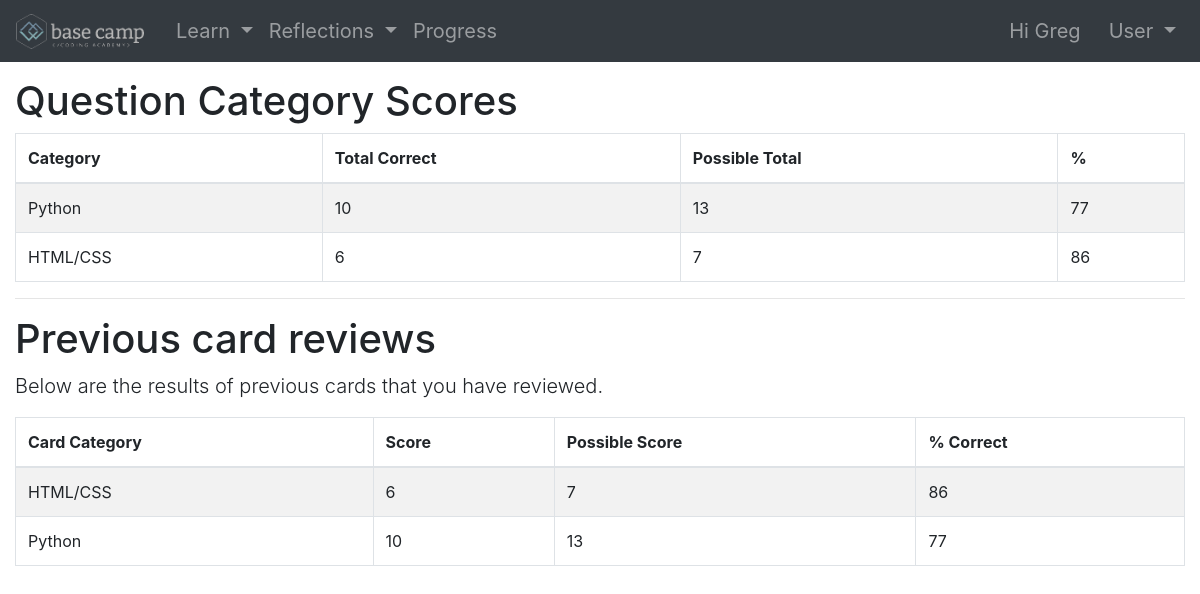
The app's page /progress/ (signed in) with its own data.
### cards/models.py (models this page shows, shortened)
class Category(models.Model):
    category = models.CharField(
        verbose_name=_("Category"), max_length=250, blank=True, unique=True, null=True
    )
    objects = CategoryManager()
    class Meta:
        verbose_name = _("Category")
        verbose_name_plural = _("Categories")

class Sitting(models.Model):
    user = models.ForeignKey(
        settings.AUTH_USER_MODEL, verbose_name=_("User"), on_delete=models.CASCADE
    )
    quiz = models.ForeignKey(Quiz, verbose_name=_("Quiz"), on_delete=models.CASCADE)
    question_order = models.CharField(
        validators=[validate_comma_separated_integer_list],
        max_length=1024,
        verbose_name=_("Question Order"),
    )
    question_list = models.CharField(
        validators=[validate_comma_separated_integer_list],
        max_length=1024,
        verbose_name=_("Question List"),
    )
    incorrect_questions = models.CharField(
        validators=[validate_comma_separated_integer_list],
        max_length=1024,
        blank=True,
        verbose_name=_("Incorrect questions"),
    )
    current_score = models.IntegerField(verbose_name=_("Current Score"))
    complete = models.BooleanField(
        default=False, blank=False, verbose_name=_("Complete")
    )
    user_answers = models.TextField(
        blank=True, default="{}", verbose_name=_("User Answers")
    )
    start = models.DateTimeField(auto_now_add=True, verbose_name=_("Start"))
    end = models.DateTimeField(null=True, blank=True, verbose_name=_("End"))
    objects = SittingManager()
    class Meta:
        permissions = (("view_sittings", _("Can see completed exams.")),)
    def _question_ids(self):
        return [int(n) for n in self.question_order.split(",") if n]
    @property
    def get_percent_correct(self):
        dividend = float(self.current_score)
        divisor = len(self._question_ids())
        if divisor < 1:
            return 0  # prevent divide by zero error
        if dividend > divisor:
            return 100
        correct = int(round((dividend / divisor) * 100))
        if correct >= 1:
            return correct
        else:
            return 0
    @property
    def get_max_score(self):
        return len(self._question_ids())

class Quiz(models.Model):
    title = models.CharField(verbose_name=_("Title"), max_length=60, blank=False)
    description = models.TextField(
        verbose_name=_("Description"),
        blank=True,
        help_text=_("a description of the quiz"),
    )
    url = models.SlugField(
        max_length=60,
        blank=False,
        help_text=_("a user friendly url"),
        verbose_name=_("user friendly url"),
    )
    category = models.ForeignKey(
        Category,
        null=True,
        blank=True,
        verbose_name=_("Category"),
        on_delete=models.CASCADE,
    )
    random_order = models.BooleanField(
        blank=False,
        default=False,
        verbose_name=_("Random Order"),
        help_text=_(
            "Display the questions in " "a random order or as they " "are set?"
        ),
    )
    max_questions = models.PositiveIntegerField(
        blank=True,
        null=True,
        verbose_name=_("Max Questions"),
        help_text=_("Number of questions to be answered on each attempt."),
    )
    answers_at_end = models.BooleanField(
        blank=False,
        default=False,
        help_text=_(
            "Correct answer is NOT shown after question."
            " Answers displayed at the end."
        ),
        verbose_name=_("Answers at end"),
    )
    exam_paper = models.BooleanField(
        blank=False,
        default=False,
        help_text=_(
            "If yes, the result of each"
            " attempt by a user will be"
            " stored. Necessary for marking."
        ),
        verbose_name=_("Show Previous Attempts"),
    )
    single_attempt = models.BooleanField(
        blank=False,
        default=False,
        help_text=_(
            "If yes, only one attempt by"
            " a user will be permitted."
            " Non users cannot sit this exam."
        ),
        verbose_name=_("Single Attempt"),
    )
    pass_mark = models.SmallIntegerField(
        blank=True,
        default=0,
        verbose_name=_("Pass Mark"),
        help_text=_("Percentage required to pass exam."),
        validators=[MaxValueValidator(100)],
    )
    success_text = models.TextField(
        blank=True,
        help_text=_("Displayed if user passes."),
        verbose_name=_("Success Text"),
    )
    fail_text = models.TextField(
        verbose_name=_("Fail Text"), blank=True, help_text=_("Displayed if user fails.")
    )
    draft = models.BooleanField(
        blank=True,
        default=False,
        verbose_name=_("Draft"),
        help_text=_(
            "If yes, the quiz is not displayed"
            " in the quiz list and can only be"
            " taken by users who can edit"
            " quizzes."
        ),
    )
    class Meta:
        verbose_name = _("Quiz")
        verbose_name_plural = _("Quizzes")

### cards/views.py (the view)
class QuizUserProgressView(TemplateView):
    template_name = "progress.html"
    @method_decorator(login_required)
    def dispatch(self, request, *args, **kwargs):
        return super(QuizUserProgressView, self).dispatch(request, *args, **kwargs)
    def get_context_data(self, **kwargs):
        context = super(QuizUserProgressView, self).get_context_data(**kwargs)
        progress, c = Progress.objects.get_or_create(user=self.request.user)
        context["cat_scores"] = progress.list_all_cat_scores
        context["exams"] = progress.show_exams()
        return context

### cards/models.py (called while the page is built)
    @property
    def list_all_cat_scores(self):
        score_before = self.score
        output = {}
        for cat in Category.objects.all():
            to_find = re.escape(cat.category) + r",(\d+),(\d+),"
            match = re.search(to_find, self.score, re.IGNORECASE)
            if match:
                score = int(match.group(1))
                possible = int(match.group(2))
                try:
                    percent = int(round((float(score) / float(possible)) * 100))
                except:
                    percent = 0
                output[cat.category] = [score, possible, percent]
            else:  # if category has not been added yet, add it.
                self.score += cat.category + ",0,0,"
                output[cat.category] = [0, 0]
        if len(self.score) > len(score_before):
            self.save()
        return output

    def show_exams(self):
        return Sitting.objects.filter(user=self.user, complete=True)

### templates/progress.html (shortened to what this page needs)
<!DOCTYPE html>
{% extends "base.html" %}
{% load i18n %}
{% load card_tags %}
{% block content %}
<div style="padding: 15px;">
	{% if cat_scores %}
	<h1>{% trans "Question Category Scores" %}</h1>
	<table class="table table-bordered table-striped">
		<thead>
		<tr>
			<th>{% trans "Category" %}</th>
			<th>{% trans "Total Correct" %}</th>
			<th>{% trans "Possible Total" %}</th>
			<th>%</th>
		</tr>
		</thead>
		<tbody>
		{% for cat, value in cat_scores.items %}
		<tr>
			<td>{{ cat }}</td>
			<td>{{ value.0 }}</td>
			<td>{{ value.1 }}</td>
			<td>{{ value.2 }}</td>
		</tr>
		{% endfor %}
		</tbody>
	</table>
	{% endif %}
	{% if exams %}
	<hr>
	<h1>{% trans "Previous card reviews" %}</h1>
	<p class="lead">
		{% trans "Below are the results of previous cards that you have reviewed." %}
	</p>
	<table class="table table-bordered table-striped">
		<thead>
		<tr>
			<th>{% trans "Card Category" %}</th>
			<th>{% trans "Score" %}</th>
			<th>{% trans "Possible Score" %}</th>
			<th>% Correct</th>
		</tr>
		</thead>
		<tbody>
		{% for exam in exams %}
		<tr>
			<td>{{ exam.quiz.title }}</td>
			<td>{{ exam.current_score }}</td>
			<td>{{ exam.get_max_score }}</td>
			<td>{{ exam.get_percent_correct }}</td>
		</tr>
		{% endfor %}
		</tbody>
	</table>
	{% endif %}
</div>
{% endblock %}

### templates/partials/navbar.html (shortened to what this page needs)
<!DOCTYPE html>
{% load static %}
<nav class="navbar navbar-expand-lg navbar-dark bg-dark">
    <a class="navbar-brand" href="{% url 'home' %}"><img src="/static/Header2.png" alt="Cards 2.0"  height="35rem"></a>
    <div class="collapse navbar-collapse" id="navbarSupportedContent">
        <ul class="navbar-nav ml-2">
            {% if user.is_authenticated %}
            <li class="nav-item dropdown">
                <a class="nav-link dropdown-toggle" href="#" id="navbarDropdown" role="button" data-toggle="dropdown" aria-haspopup="true" aria-expanded="false" style="font-size:20px;">
                  Learn
                </a>
            </li>
            <li class="nav-item dropdown">
                <a class="nav-link dropdown-toggle" href="#" id="navbarDropdown" role="button" data-toggle="dropdown" aria-haspopup="true" aria-expanded="false" style=" font-size:20px;">
                  Reflections
                </a>
            </li>
            <li class="nav-item" style="color:gray">
                <a href="{% url 'quiz_progress' %}" class="nav-link" style=" font-size:20px;">Progress</a>
            </li>
        </ul>
        <ul class="navbar-nav ml-auto">
        <span class="navbar-text" style="font-size: 20px; margin-right: 20px;">Hi {{ user.username }}</span>
            <li class="nav-item dropdown ">
            <a class="nav-link dropdown-toggle" href="#" id="navbarDropdown" role="button" data-toggle="dropdown" aria-haspopup="true" aria-expanded="false" style=" font-size:20px;">
                User
              </a>
            </li>
        {% endif %}
        </ul>
    </div>
    </nav>

### static/css/base.css (style rules this page uses)
* { box-sizing: border-box; }
body { font-family: Verdana, sans-serif; margin: 0; }

### records on screen
Category: cat_scores "Python"
Category: cat_scores "HTML/CSS"
Sitting: quiz "HTML/CSS", current_score "6", get_max_score "7", get_percent_correct "86"
Sitting: quiz "Python", current_score "10", get_max_score "13", get_percent_correct "77"

### other values on screen
{{ user.username }} "Greg"
{{ value.0 }} "10" "6"
{{ value.1 }} "13" "7"
{{ value.2 }} "77" "86"
